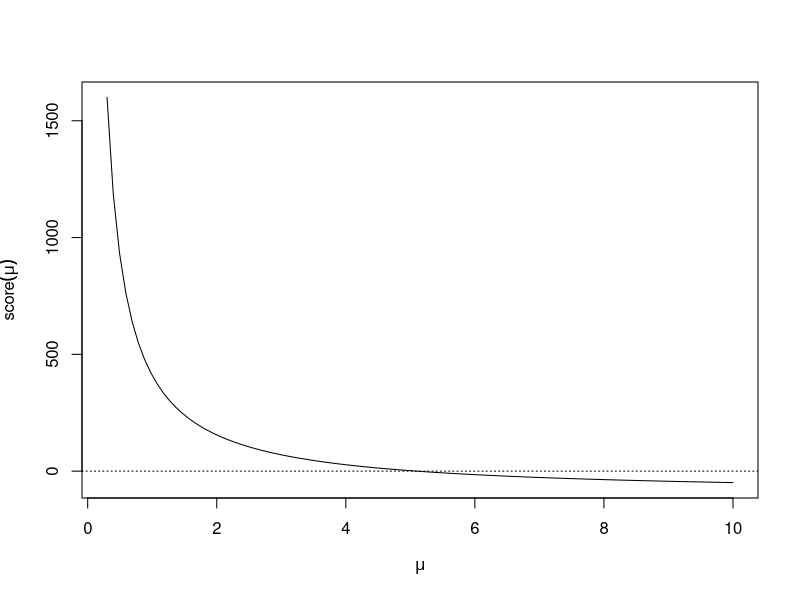
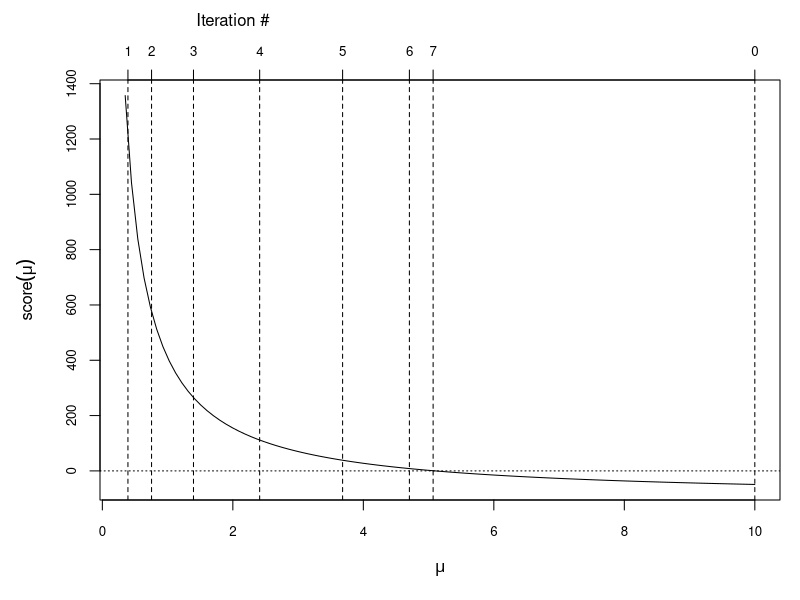

These figures' R source, in order:
## ---- chunk 1
set.seed(2017-08-09)
x <- rpois(100, 5)
xbar <- mean(x)
n <- length(x)
score <- function(mu) {
        n * xbar / mu - n
}
curve(score, .3, 10, xlab = expression(mu), ylab = expression(score(mu)))
abline(h = 0, lty = 3)
## ---- chunk 2
Funcall <- function(f, ...) f(...)

## This creates takes a function as argument and generates an 
## "iterator" version of it where the number of iterations is 
## an argument
Iterate <- function(f, n = 1) {
        function(x) {
                Reduce(Funcall, rep.int(list(f), n), x, right = TRUE)
        }
}
single_iteration <- function(x) {
        2 * x - x^2 / xbar
}
g <- function(x0, n) {
        giter <- Iterate(single_iteration, n)
        giter(x0)
}

## Allow for vector "n" argument (mainly for plotting)
g <- Vectorize(g, "n")
## ---- chunk 3
par(mar = c(5, 5, 4, 1))
curve(score, .35, 10, xlab = expression(mu), ylab = expression(score(mu)), cex.axis = 0.8)
abline(h = 0, lty = 3)

## Generate values for 7 functional iterations with a starting value of 10
iterates <- g(10, 1:7)  
abline(v = c(10, iterates), lty = 2)
axis(3, c(10, iterates), labels = c(0, 1:7), cex = 2, cex.axis = 0.8)
mtext("Iteration #", at = 2, line = 2.5)
